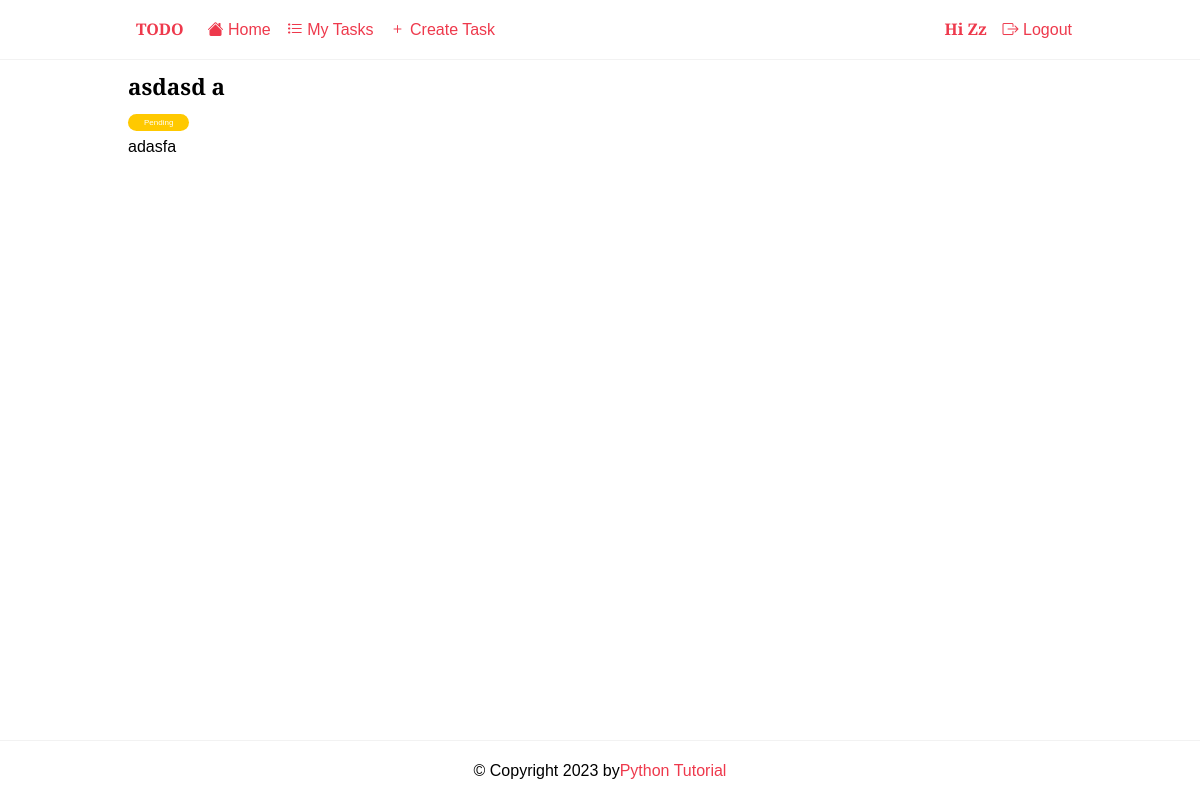
The page /tasks/3/ (signed in) on the database as committed earlier.
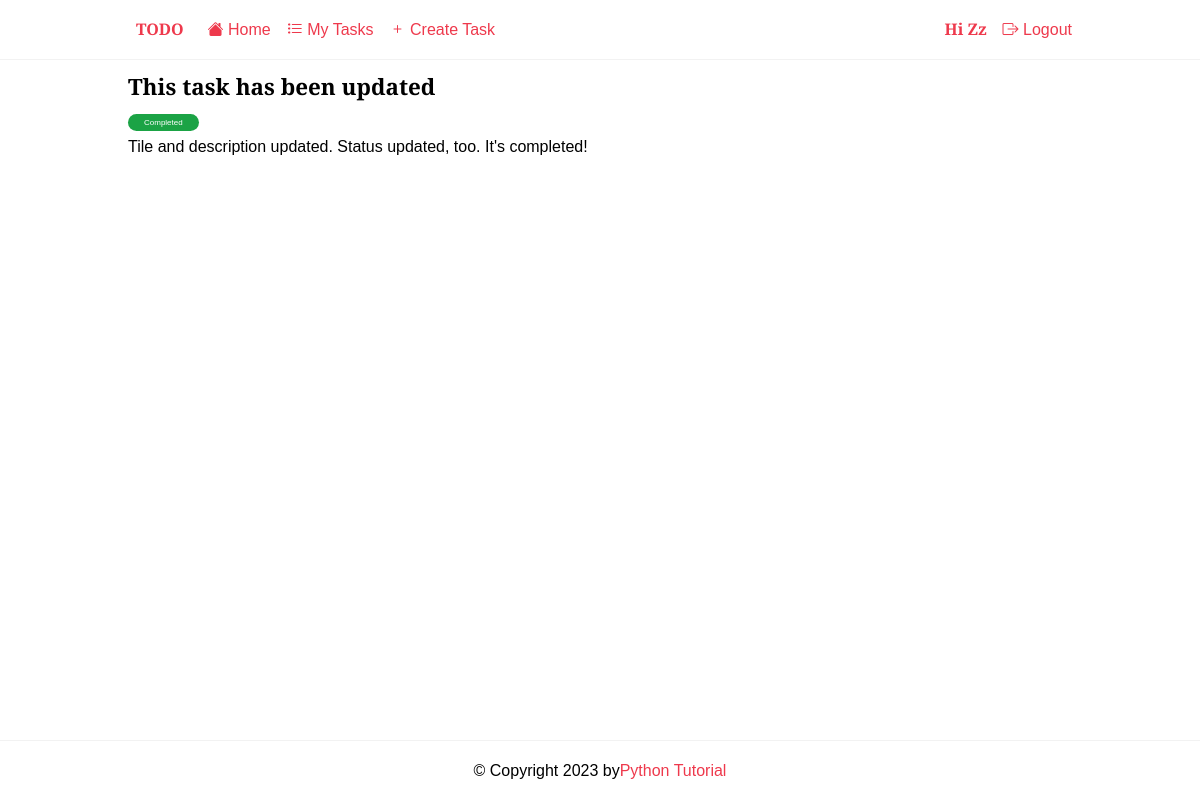
The same page on the database as committed later.
### todo/models.py (models this page shows, shortened)
class Task(models.Model):
    title = models.CharField(max_length=255)
    description = models.TextField(null=True, blank=True)
    completed = models.BooleanField(default=False)
    created_at = models.DateTimeField(auto_now_add=True)
    user = models.ForeignKey(User, on_delete=models.CASCADE, null=True, blank=True)
    class Meta:
        ordering = ["completed"]

### todo/views.py (the view)
# urls.py: path("tasks/<int:pk>/", views.TaskDetail.as_view(), name="task_detail"),
class TaskDetail(LoginRequiredMixin, generic.DetailView):
    model = Task
    context_object_name = 'task'

### todo/templates/todo/task_detail.html
{% extends 'base.html' %}
{% block content %}
 <article class="task">
	<header>
		<h2>{{ task.title }}</h2>
		<span class="badge {% if task.completed %} badge-completed {% else %} badge-pending {% endif %}">
			{% if task.completed %} Completed {% else %} Pending {% endif %}
		</span>
	</header>
	<p>{{ task.description }}</p>
</article>
{%endblock content%}

Rows that differ between the two databases and show on the page:
changed Task: title "asdasd a" → "This task has been updated"; completed False → True (drawn); description "adasfa" → "Tile and description updated. Status updated, too. It's completed!"
Other text that changed with them:
text no longer shown: "Pending"
text now shown: "Completed"
